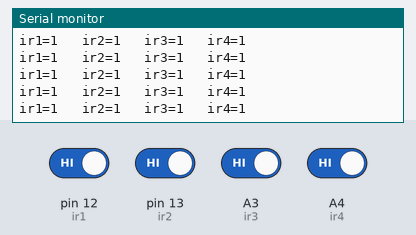
Simulated run of this sketch. Board: Arduino Uno, built with avr-gcc and run on an emulated ATmega328P. Shown: the last lines printed to the serial monitor. Inputs (shaded band) come from the test bench; at power-on: A3 (ir3), A4 (ir4), pin 12 (ir1), pin 13 (ir2) HIGH.

Above: at 6.2 s.
6.3 s: pin 12 (ir1) driven LOW
At 6.8 s:
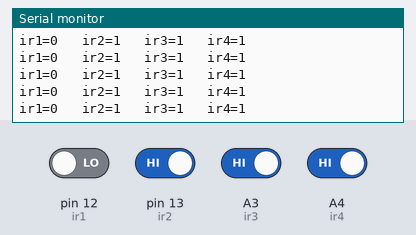
9.3 s: pin 13 (ir2) driven LOW
At 10.2 s:
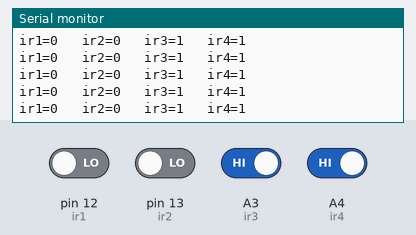
12.3 s: A3 (ir3) driven LOW
At 13.1 s:
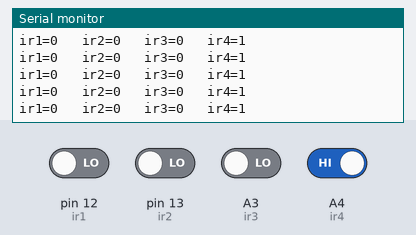
15.3 s: A4 (ir4) driven LOW
At 15.8 s:
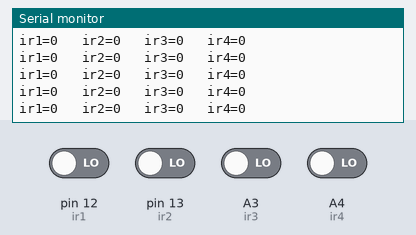
18.3 s: pin 12 (ir1) driven HIGH
At 18.8 s:
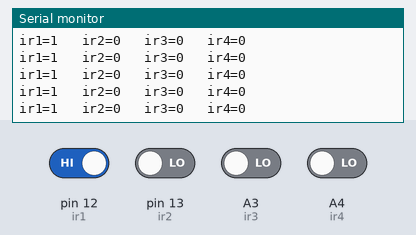
21.3 s: pin 13 (ir2) driven HIGH
At 22.0 s:
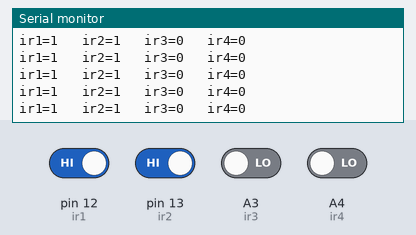

The sketch:

IR_test.ino
```cpp
int ir1=12;//top right
int ir2=13;//top left
int ir3=A3;//back right
int ir4=A4;//back left

bool ir_read1;
bool ir_read2;
bool ir_read3;
bool ir_read4;

void setup() {
  // put your setup code here, to run once:
 pinMode(ir1,INPUT);
 pinMode(ir2,INPUT);
 pinMode(ir3,INPUT);
 pinMode(ir4,INPUT);
 Serial.begin(9600);
 delay(5000);
}
// white=0
//black=1
void loop() {
  // put your main code here, to run repeatedly:
ir_read1=digitalRead(ir1);//الحساس 1 من قدام عليمين
ir_read2=digitalRead(ir2);//الساس 2 من قدام عليسار
ir_read3=digitalRead(ir3);//الحساس 3 من وراعليمين
ir_read4=digitalRead(ir4);//الحساس 4 من وراعليسار

Serial.print("ir1=");
Serial.print(ir_read1);
Serial.print("   ");

Serial.print("ir2=");
Serial.print(ir_read2);
Serial.print("   ");

Serial.print("ir3=");
Serial.print(ir_read3);
Serial.print("   ");

Serial.print("ir4=");
Serial.println(ir_read4);

}
```

Measured:
- after the input at 6.3 s, the serial monitor: prints a new line after 0.09 s (image 1)
- after the input at 9.3 s, the serial monitor: prints a new line after 0.08 s (image 2)
- after the input at 12.3 s, the serial monitor: prints a new line after 0.08 s (image 3)
- after the input at 15.3 s, the serial monitor: prints a new line after 0.08 s (image 4)
- after the input at 18.3 s, the serial monitor: prints a new line after 0.08 s (image 5)
- after the input at 21.3 s, the serial monitor: prints a new line after 0.08 s (image 6)
